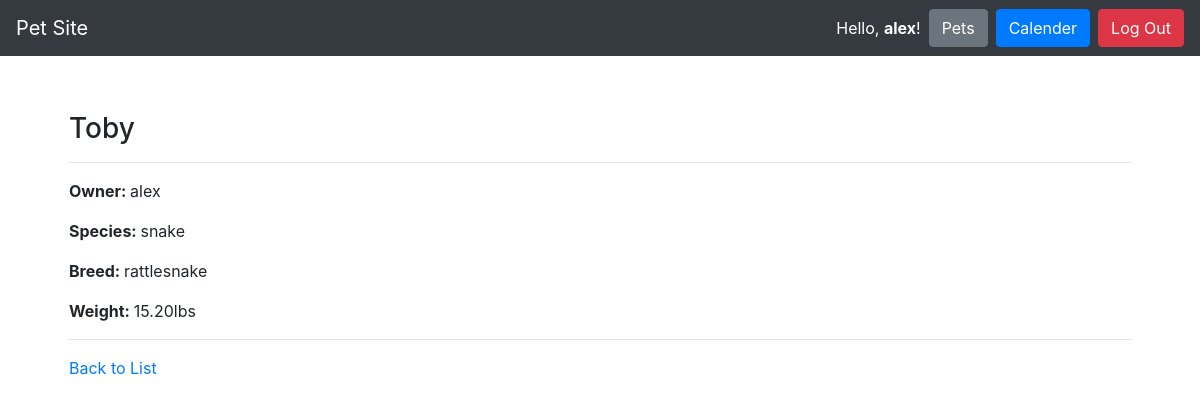
The app's page /pets/3/ (signed in) with its own data.
### pets/models.py (models this page shows, shortened)
class Pet(models.Model):
    pet_name = models.CharField(max_length=200)
    species = models.CharField(max_length=200)
    breed = models.CharField(max_length=200)
    weight_in_pounds = models.DecimalField(max_digits=5, decimal_places=2)
    owner = models.ForeignKey(User, on_delete=models.CASCADE)

### pets/views.py (the view)
# urls.py: path('pets/<int:pet_id>/', PetDetailView.as_view(), name='pet-detail-page'),
class PetDetailView(DetailView):
    def get(self, req, pet_id):
        return render(req, 'pet/pet_detail.html', {
            'pet': Pet.objects.get(id=pet_id)
        })

### pets/templates/pet/pet_detail.html
{% extends "base.html" %}
{% block content %}
  <div class="row">
    <div class="col m-4">
      <h3>{{ pet.pet_name }}</h3>
      <hr>
      <p>
          <strong>
              Owner:
          </strong>
          {{pet.owner}}
      </p>
      <p>
          <strong>
              Species:
          </strong>
          {{pet.species}}
      </p>
      <p>
          <strong>
              Breed:
          </strong>
          {{pet.breed}}
      </p>
      <p>
          <strong>
              Weight:
          </strong>
          {{pet.weight_in_pounds}}lbs
      </p>
      <hr>
      <a href="{% url 'pets-list-page' %}">Back to List</a>
    </div>
  </div>
{% endblock %}

### templates/base.html (shortened to what this page needs)
<!doctype html>
<html lang="en">
  <head>
    <link rel="stylesheet" href="https://stackpath.bootstrapcdn.com/bootstrap/4.3.1/css/bootstrap.min.css"
>
  </head>
  <body>
    <nav class="navbar navbar-expand-md navbar-dark bg-dark">
      <a class="navbar-brand" href="/">Pet Site</a>
      <form class="form-inline ml-auto">
      {% if request.user.is_authenticated %}
        <div class="text-white">Hello, <strong>{{request.user.username}}</strong>!</div>
        <a href="{% url 'pets-list-page' %}" class="btn btn-secondary ml-2">Pets</a>
        <a href="{% url 'calender-list-page' %}" class="btn btn-primary ml-2">Calender</a>
        <a href="{% url 'logout' %}" class="btn btn-danger ml-2">Log Out</a>
      {% else %}
        <a href="{% url 'login' %}" class="btn btn-secondary ml-2">Log In</a>
        <a href="{% url 'register' %}" class="btn btn-primary ml-2">Register</a>
      {% endif %}
      </form>
    </nav>
    <main role="main" class="container" style="margin-top: 4vh;">
      {% block content %}{% endblock %}
    </main>
  </body>

### records on screen
Pet: pet_name "Toby", owner "alex", species "snake", breed "rattlesnake", weight_in_pounds "15.20"

### other values on screen
{{ request.user.username }} "alex"
